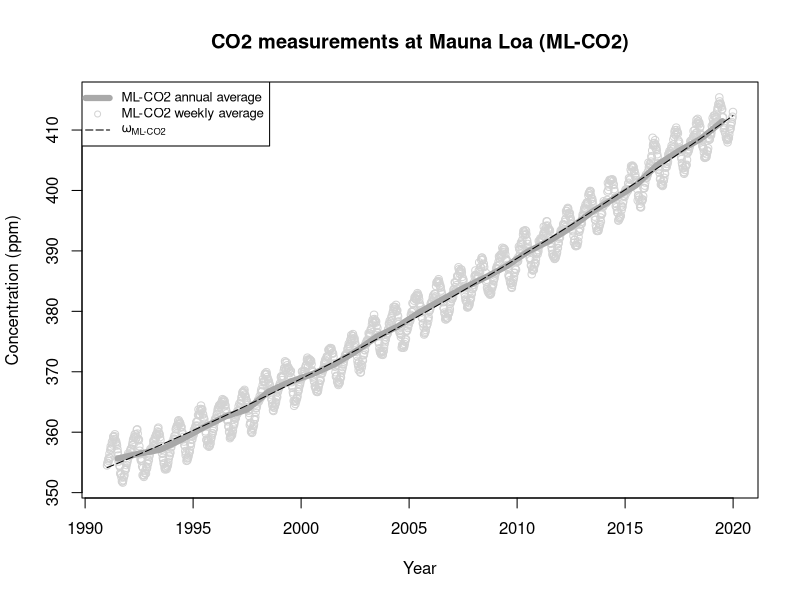
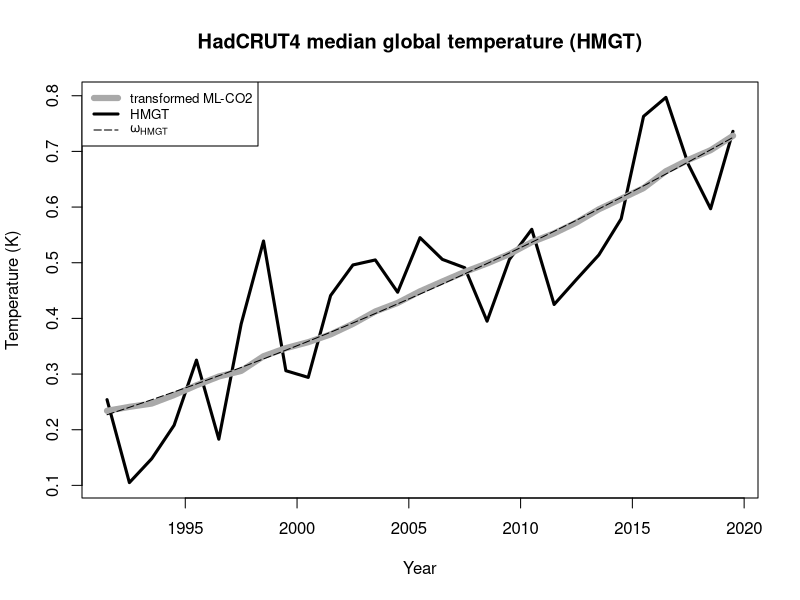
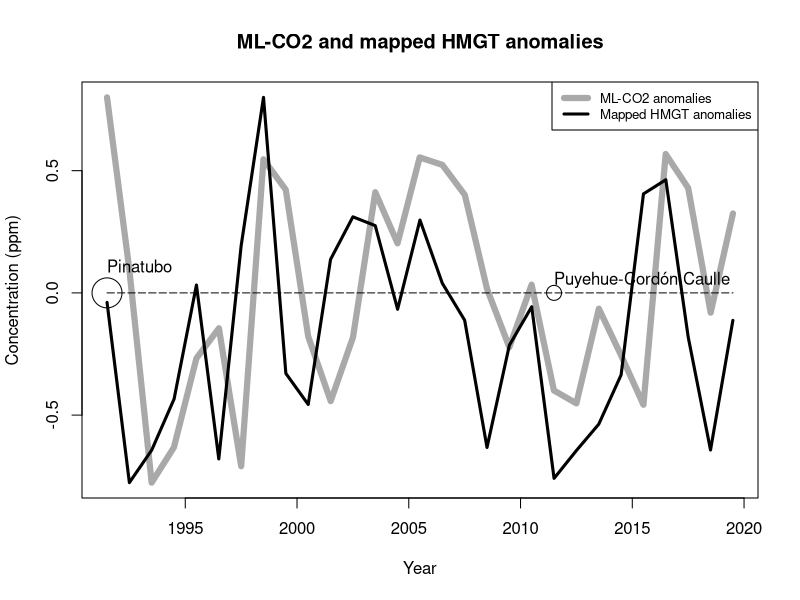

The R script that drew these images, in order:
##### Library routines

# bin data into yearly values
makeYearlyAverages <- function (js,ys) {
   yrmin <- floor(min(js));
   yrmax <- floor(max(js));
   nbyr  <- yrmax - yrmin + 1;
   byrn  <- floor(js) - yrmin + 1;
   yry   <- 1:nbyr;
   yrd   <- 1:nbyr;
   yrx   <- 1:nbyr;
   for (byr in 1:nbyr) {
       bss <- (byrn==byr);
       mns <- mean(ys[bss]);
       sds <- sd(ys[bss]);
       mnx <- mean(js[bss]);
       yry[byr] <- mns;
       yrd[byr] <- sds;
       yrx[byr] <- mnx;
       #print (paste("Byr:",byr," x:",mnx," mean:",mns," sd:",sds));
   }
   return (data.frame(j=yrx, y=yry, d=yrd));
}

# bin annual data
makeRunningAverages <- function(djjs,diff,nbin) {
   binn <- floor(nbin*0.9999*djj/12)+1
   ayy  <- 1:nbin;
   ady  <- 1:nbin;
   axx  <- 1:nbin;
   for (bin in 1:nbin) {
       bss <- (binn==bin);
       mns <- mean(diff[bss]);
       sds <- sd(diff[bss]);
       mnx <- mean(djj[bss]/12);
       ayy[bin] <- mns;
       ady[bin] <- sds;
       axx[bin] <- mnx;
       #print (paste("Bin:",bin," x:",mnx," mean:",mns," sd:",sds));
   }
   axx[1]    <- 0;
   axx[nbin] <- 1;
   return (data.frame(dj=axx, dy=ayy, dd=ady));
}

# analysis
analysis <- function(offset) {
   co2maxdy <<- max(co2$y-co2$p);
   co2mindy <<- min(co2$y-co2$p);
   co2ddy   <<- co2maxdy-co2mindy;
   # temperature
   temp1    <<- temp0[temp0[,"YEAR"]>=Y0 & temp0[,"YEAR"]<Y1,];
   tmp      <<- data.frame(j = temp1[,"YEAR"] + 0.5 - Y0, y=temp1[,"MEAN"]);
   tmp$p    <<- predict(lmMod,data.frame(x = tmp$j,x2 = tmp$j*tmp$j,x3 = tmp$j*tmp$j*tmp$j));
   tempMod  <<- lm(y ~ x, data=data.frame(x=tmp$p,y=tmp$y));
   tmp$py   <<- predict(tempMod,data.frame(x=tmp$p));
   tmp$dy   <<- tmp$y-tmp$py;
   co2$pt   <<- predict(tempMod,data.frame(x=co2$y));
   tmpmaxdy <<- max(tmp$dy)[1];
   tmpmindy <<- min(tmp$dy)[1];
   tmpddy   <<- tmpmaxdy-tmpmindy;
   # linear rescale temperature to co2 scale (does not affect correlation)
   tmp$sdy  <<- ((tmp$dy-tmpmindy)/tmpddy)*co2ddy+co2mindy;
   # scale coefficients co2 -> temperature
   cftemp   <<- coef(tempMod);
   temperature <<-bquote(~ omega["HMGT"] == .(round(cftemp["(Intercept)"],4))
   	       + .(round(cftemp["x"],9)) * ~omega["ML-CO2"]);
   # interpolate co2 to temperature times...
   co2tmp   <<- approx(co2$j,co2$y-co2$p,tmp$j+offset);
   sstemp   <<- !is.na(co2tmp$y)
   oxtemp   <<- co2tmp$y[sstemp]; # interpolated co2 anomaly to temperature...
   oytemp   <<- tmp$sdy[sstemp] # temperature anomaly
   ctemp    <<- round(cor(oxtemp,oytemp),3);
   print(paste("Offset:",offset," Temp-corr:",ctemp));
   ########
   test <<-cor.test(oxtemp,oytemp)
   correlation <<- paste0(offset,"Year offset => r=",round(test$estimate,3),", p=",round(test$p.value,8)," ");
   print(test); 
   corrx    <<- c(corrx,offset);
   corrt    <<- c(corrt,ctemp);
}


################################################

colt="black";      lwdt=3;  ltyt=1;
cole="black";      lwde=3;  ltye=2;
colc="darkgray";       lwdc=6;  ltyc=1;
colc2="lightgray";  lwdc2=1; ltyc2=1;
coltr="black"; lwdtr=1; ltytr=5;

tm=Sys.time()
#t=format(tm,format='%Y%m%d_%H%M%S')
t=format(tm,format='%Y%m%d')

#Y0 <- 1970.0;
#Y1 <- 1990.0;

Y0 <- 1991.0;
Y1 <- 2020.0;

copyright <- "FTT/IMB (c)";
# volcanoes

vadj5<- c(0,0.5);
tyr5 <- c("Puyehue-Cordón Caulle");
vyr5 <- c(2011.5);
#
vadj6<- c(0,0.5);
tyr6 <- c("Pinatubo");
vyr6 <- c(1991.5);

# correlation

mcorr=0;
moffs=0.0;

# get CO2 measurements from file (Manua Loa CO2)
data <- read.csv(file="esrl.txt",sep=" ",head=TRUE)

sel  <- data[,"PPM"] > 0 & data[,"JJ"] > Y0 & data[,"JJ"] < Y1;
bulk <- sel & data[,"JJ"]<2020.0;
late <- sel & data[,"JJ"]>=2020.0;

jj <-data[sel,"JJ"] - Y0;
ppm <-data[sel,"PPM"];

ppmn <-data[bulk,"PPM"];
jjs=data[bulk,"JJ"]-Y0;
jjn=data[late,"JJ"]-Y0;

djj <-  (jj - floor(jj))*12;
djjs <- (jjs - floor(jjs))*12;
djjn <- (jjn - floor(jjn))*12;

ppms <- data[bulk,"PPM"];
ppmn <- data[late,"PPM"];

# Estimate the rest parameters using a linear model

lmMod <- lm(y ~ x + x2, data=data.frame(x=jjs, x2=jjs*jjs, x3=jjs*jjs*jjs, y=ppms, d=djjs));
cf <- coef(lmMod);
trend=bquote(~ omega["ML-CO2"](Year) == .(round(cf["(Intercept)"],3))  +  
              .(round(cf["x"],6))  * (Year - .(Y0)) +
	      .(round(cf["x2"],9)) * (Year - .(Y0))^2);# +",
	      #cf["x3"],"*(t -",Y0,")^3 
pred  <- predict(lmMod,data.frame(x = jj,     x2 = jj*jj, x3 = jj*jj*jj));
predn <- predict(lmMod,data.frame(x = jjn,    x2 = jjn*jjn, x3 = jjn*jjn*jjn));

co2   <- makeYearlyAverages(jjs,ppms);
co2$j[1]=0.5;

co2$p  <- predict(lmMod,data.frame( x = co2$j,     x2 = co2$j * co2$j, x3 = co2$j * co2$j * co2$j ));

nbin  <- 50;
diff  <- ppm-pred
avg   <- makeRunningAverages(djjs,diff,nbin);

nms   <- approx(avg$dj*12, avg$dy, djj);
nmn   <- approx(avg$dj*12, avg$dy, djjn);
nsd   <- approx(avg$dj*12, avg$dd, djjn);

# get HMGT temperature data from file (HadCrut4)
temp0 <- read.csv(file="uea.txt",sep=" ",head=TRUE) 

offsets <- c(-1,0,1);

corrx=c();
corrt=c();

for (offset in -1:1) {
 analysis(offset);
};
corr <- data.frame(x=corrx,t=corrt);

## max correlation:
#offset <- 0.75*1.0;
#analysis(offset);

# Plot fitted curve

#single <- TRUE;
single <- FALSE;
############## co2 time series with trend...
if (single) {
   print("Combining plots...");
   pdf(paste0("fig0_",t,".pdf"),height=5,width=10);
} else {
   pdf(paste0("fig01_",t,".pdf"),height=5,width=5);
}

par(mfrow=c(1,1));

plot(jj+Y0, ppm,col=colc2,lwd=lwdc2,lty=ltyc2,xlab="Year",ylab="Concentration (ppm)",
	    main=paste("CO2 measurements at Mauna Loa (ML-CO2)"));

# yearly co2
lines(co2$j+Y0, co2$y, col = colc, lwd = lwdc, lty=ltyc);

# trend
lines(jj+Y0, pred, col = coltr, lwd = lwdtr, lty=ltytr);


#mtext(trend,side=1,outer=FALSE,cex=0.5);

legend("topleft", legend=c("ML-CO2 annual average", "ML-CO2 weekly average", expression(omega["ML-CO2"])),
       col=c(colc, colc2, coltr), lty=c(ltyc,NA,ltytr), lwd=c(lwdc,lwdc2,lwdtr),pch=c(NA,1,NA),cex=0.8);

if (single) {
   mtext(copyright,side=4,cex=0.5)
   title(sub=trend, adj=1, line=-1.1, cex.sub=0.65, font=1 )
} else {
   dev.off()
   ############## temperature and co2 trend (not scaled)
   pdf(paste0("fig02_",t,".pdf"),height=5,width=5);
   par(mfrow=c(1,1));
};

# temperature
plot(tmp$j+Y0, tmp$y,col=colt,type="l",lwd=lwdt,lty=ltyt,xlab="Year",ylab="Temperature (K)",
	     main=paste("HadCRUT4 median global temperature (HMGT)"));

# co2
lines(co2$j+Y0, co2$pt, col = colc, lwd = lwdc, lty=ltyc);

# trend
lines(tmp$j+Y0, tmp$py, col = coltr, lwd = lwdtr, lty=ltytr);

print (temperature) ;

legend("topleft", legend=c("transformed ML-CO2","HMGT", expression(omega["HMGT"])),
    col=c(colc, colt, coltr), lty=c(ltyc,ltyt,ltytr), lwd=c(lwdc,lwdt,lwdtr),cex=0.8);

if (single) {
   mtext(copyright,side=4,cex=0.5)
   title(sub=temperature, adj=1, line=-1.1, cex.sub=0.65, font=1 )
} else {
  dev.off()
   ############## temperature anomalies (scaled) and co2 anomalies
   pdf(paste0("fig03_",t,".pdf"),height=5,width=5);
   par(mfrow=c(1,1));
};

plot(co2$j+Y0,co2$y-co2$p ,col=colc,xlab="Year",ylab="Concentration (ppm)",main=paste("ML-CO2 and mapped HMGT anomalies"),type="l",lwd=lwdc,lty=ltyc);

# 
lines(co2$j+Y0, co2$p-co2$p, col = coltr, lwd = lwdtr, lty=ltytr);

# temp
lines(tmp$j+Y0, tmp$sdy, col = colt, lwd = lwdt, lty=ltyt);

points(vyr5,vyr5-vyr5,type="p", col="black",cex=2);
text(vyr5,vyr5-vyr5+0.06,labels=tyr5, col="black",cex=1,adj=vadj5);
points(vyr6,vyr6-vyr6,type="p", col="black",cex=4);
text(vyr6,vyr6-vyr6+0.11,labels=tyr6, col="black",cex=1,adj=vadj6);

legend("topright", legend=c("ML-CO2 anomalies", "Mapped HMGT anomalies"),
    col=c(colc, colt), lty=c(ltyc,ltyt), lwd=c(lwdc,lwdt),cex=0.8);

if (single) {
   mtext(copyright,side=4,cex=0.5)
   title(sub=correlation, adj=1, line=-1.1, cex.sub=0.65, font=1 )
}

dev.off()
